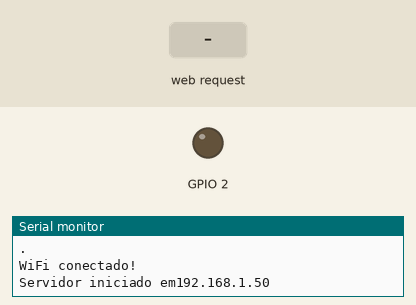
Recording of a sketch running on a simulated ESP8266 (NodeMCU). Parts: output pins drawn as LEDs (lit = HIGH), the last lines printed to the serial monitor. The test bench sets the inputs (shaded band). WiFi joins after 1.5 s; servers stay silent unless stated.

Above: at 2.7 s.
2.8 s: HTTP request GET /gpio/1 received
At 3.6 s:
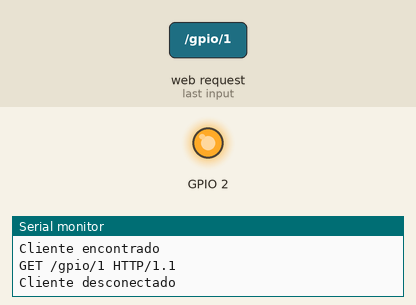
4.3 s: HTTP request GET /gpio/0 received
At 4.7 s:
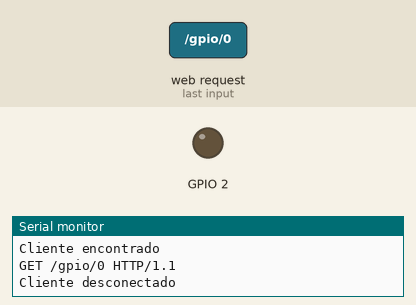
Timing chart, 0 to 7.3 s (numbered marks = the images above; inputs shaded):
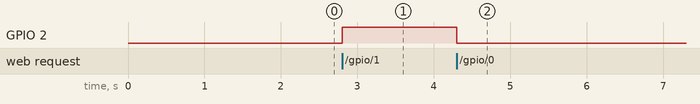

The sketch:

esp8266server.ino
```cpp
#include <ESP8266WiFi.h>

const char* ssid = "********";
const char* password = "********";

WiFiServer server(80);

void setup() {
  Serial.begin(115200);
  delay(10);

  //preparando GPIO2
  pinMode(2, OUTPUT);
  digitalWrite(2, 0);

  Serial.println();
  Serial.println();
  Serial.println("Conectando com ");
  Serial.println(ssid);

  WiFi.begin(ssid, password);

  while (WiFi.status() != WL_CONNECTED){
    delay(500);
    Serial.println(".");
  }
  Serial.println("");
  Serial.println("WiFi conectado!");

  server.begin();
  Serial.print("Servidor iniciado em");

  Serial.println(WiFi.localIP());

}

void loop() {

  WiFiClient client = server.available();
  if(!client){
    return;
  }

  Serial.println("Cliente encontrado ");
  while(!client.available()){
    delay(1);
  }

  String req = client.readStringUntil('\r');
  Serial.println(req);
  client.flush();

  int val;
  if(req.indexOf("/gpio/0") != -1){
    val = 0;
  }
  else if(req.indexOf("/gpio/1") != -1){
    val = 1;
  }
  else{
    Serial.println("Requisicao invalida");
    client.stop();
    return;
  }

  digitalWrite(2, val);
  client.flush();

  String s = "HTTP/1.1 200 OK\r\nContent-Type: text/html\r\n\r\n<!DOCTYPE HTML>\r\n<html>\r\nGPIO na placa nodeMCU8266 no momento esta ";
  s += (val)?"ligada":"desligada";
  s += "</html>\n";

  client.print(s);
  delay(1);
  Serial.println("Cliente desconectado");


}
```

Measured:
- after the input at 2.8 s, GPIO 2: LOW → HIGH at once
- after the input at 4.3 s, GPIO 2: HIGH → LOW at once
